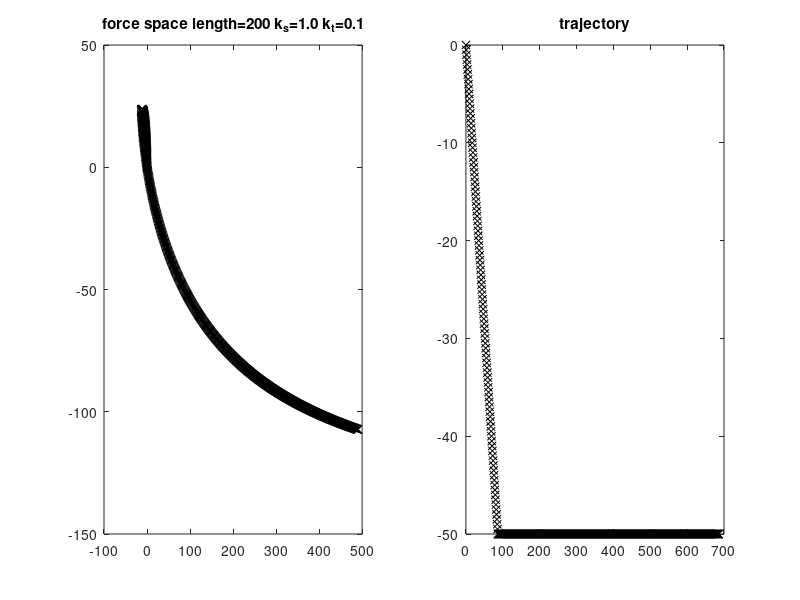

Write the MATLAB code that produced this figure.
% lumped parameter modeling
% March 28, 2008 1:10:05 PM PDT

%create trajectory file
%feed into lumped parameter model
%output time trace and force space curves

%refinement : add contact diode relationship for sliding friction and adhesion

% define force expressions

% create trajectory

% set preload depth
% set preload angle

clear all;

preloadDepth = 100;     % in microns
dragLength   = 600;     % in microns
timeStep     = 0.01;   % in seconds

l = 200; % in microns
kt = .1; % in newton * meter
ks = 1; % in newton / meter

% angles in units of radians
angle(1) = -30 / 180 * pi; % preloadAngle
angle(2) =   0 / 180 * pi; % dragAngle
angle(3) =  90 / 180 * pi; % pulloffAngle

% velocities in units of microns per second
velocity(1) = 100; % preloadVelocity
velocity(2) = 100; % dragVelocity
velocity(3) = 100; % pulloffVelocity

% times in units of seconds
% duration of each phase of LDP
duration(1) = preloadDepth / velocity(1);
duration(2) = dragLength / velocity(2);
duration(3) = preloadDepth / velocity(3);

% duration of entire LDP
durationTotal = sum(duration);

% vector of discrete time values
% currently no checking for roundoff values of time...
time = [0:timeStep:durationTotal];

beginPreloadIndex = 2;
endPreloadIndex = duration(1) / timeStep + 1;
beginDragIndex = endPreloadIndex + 1;
endDragIndex = (duration(1)+duration(2)) / timeStep + 1;
beginPulloffIndex = endDragIndex + 1;
beginPulloffIndex = endDragIndex;

endPulloffIndex = (duration(1)+duration(2)+duration(3)) / timeStep + 1;
endPulloffIndex = endDragIndex;

% no pulloff hack
velocity(3) = 0;

i = 1;
x(i,1) = 0;
x(i,2) = 0;
x(i,3) = 0;
t(i) = 0;


for i = beginPreloadIndex:endPreloadIndex
	x(i,1) = velocity(1) * cos(angle(1)) * timeStep + x(i-1,1);
	x(i,2) = velocity(1) * sin(angle(1)) * timeStep + x(i-1,2);
end

for i = beginDragIndex:endDragIndex
	x(i,1) = velocity(2) * cos(angle(2)) * timeStep + x(i-1,1);
	x(i,2) = velocity(2) * sin(angle(2)) * timeStep + x(i-1,2);
end

for i = beginPulloffIndex:endPulloffIndex
	x(i,1) = velocity(3) * cos(angle(3)) * timeStep + x(i-1,1);
	x(i,2) = velocity(3) * sin(angle(3)) * timeStep + x(i-1,2);
end

% plot(x(:,1),x(:,2))


shearDisplacement = x(:,1);
normalDisplacement = x(:,2);
ds = shearDisplacement;
dn = normalDisplacement;
dn = -dn;


% equations for rigid wedge atop torsional spring
%normalForce = kt*asin(ds/l).*ds/l^2 + ks.*(sqrt(l^2-ds.^2)-l-dn);
%shearForce = kt*asin(ds/l).*sqrt(l^2-ds.^2)/l^2;


% equations for linear spring atop torsional spring
% this is the TE model
lf = sqrt(ds.^2+(l-dn).^2);
theta = asin(ds./lf);
normalForceTorsion = kt*theta.*ds./lf.^2;
normalForceLinear = -ks*(lf-l).*(l-dn)./lf;
shearForceTorsion = kt*theta.*(l-dn)./lf.^2;
shearForceLinear = ks*(lf-l).*ds./lf;
normalForce = normalForceTorsion + normalForceLinear;
shearForce = shearForceTorsion + shearForceLinear;

subplot(1,2,1)
plot(shearForce,normalForce,'kx')
titleString = sprintf('force space length=%3.0f k_s=%3.1f k_t=%3.1f',l,ks,kt);
title(titleString)

subplot(1,2,2)
plot(x(:,1),x(:,2),'kx')
title('trajectory')


return;



subplot(1,2,1)
plot(normalForceLinear,'kx')
subplot(1,2,2)
plot(lf/l,'kx')

return;


% plot trajectory

plot(displacementX, displacementY)

% loop through trajectory displacement data
	% create error checking for displacement limits
	% is shear displacement greater than length of lever?
	% then shear displacement and shear force is fixed
	% this could also be due to angle constraint
	
	% output time, displacement, and forces to matrix

% display data in force time trace graph	
% display data in force space graph